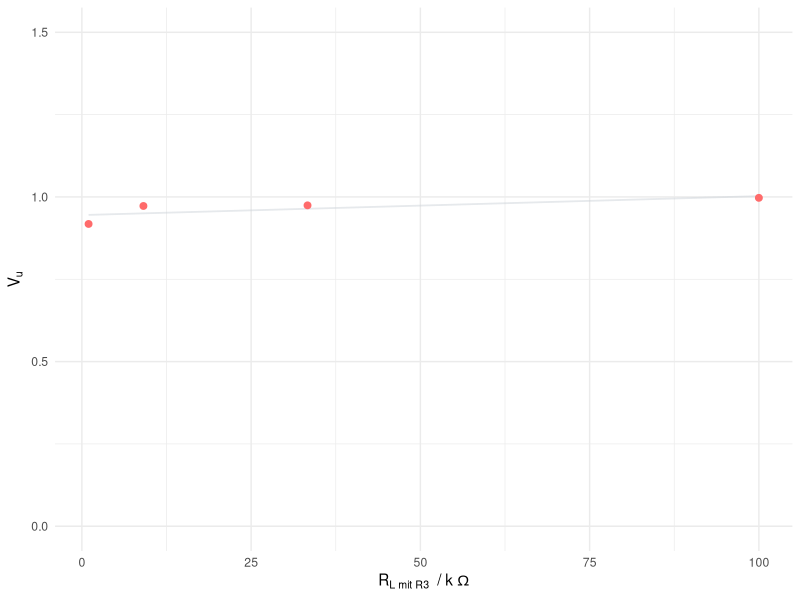

The R script that drew this image:
library(ggplot2)

width <- 10
height <- 0.618 * width

pdfName <- "2_5_1.pdf"


R3 <- 10000000000 # collector resistance
R <- c(100, 33.33, 9.09, 0.99)

#R <- (R * R3) / (R+R3)

V <- c(0.9973, 0.9745, 0.9726, 0.918)


sum(V/R)/length(V)

dat <- data.frame(R, V)

attach(dat)
#model <- lm(V~log(R))

#coef(model)

#Rs <- seq(from=0, to=100, length.out = 1000)
#Vs <- predict(model, newdata = data.frame(R=Rs))


#predictdata <- data.frame(Rs, Vs)

pointColor <- "#ff6b6b"
curveColor <- "#ced4da7F"

xlab <- bquote("R"["L mit R3"]~" / k"~Omega)
ylab <- bquote("V"["u"])

ylim <- c(0, 1.5)

p <- ggplot(data = dat, aes(x = R, y=V)) +
    theme_minimal() +
    xlab(xlab)+
    ylab(ylab)+
    scale_y_continuous(limits=ylim) +
    geom_smooth(method = "lm", se=FALSE, color=curveColor, size=0.618) +
    geom_point(color=pointColor, size=2)

pdf(pdfName, width, height)
p
